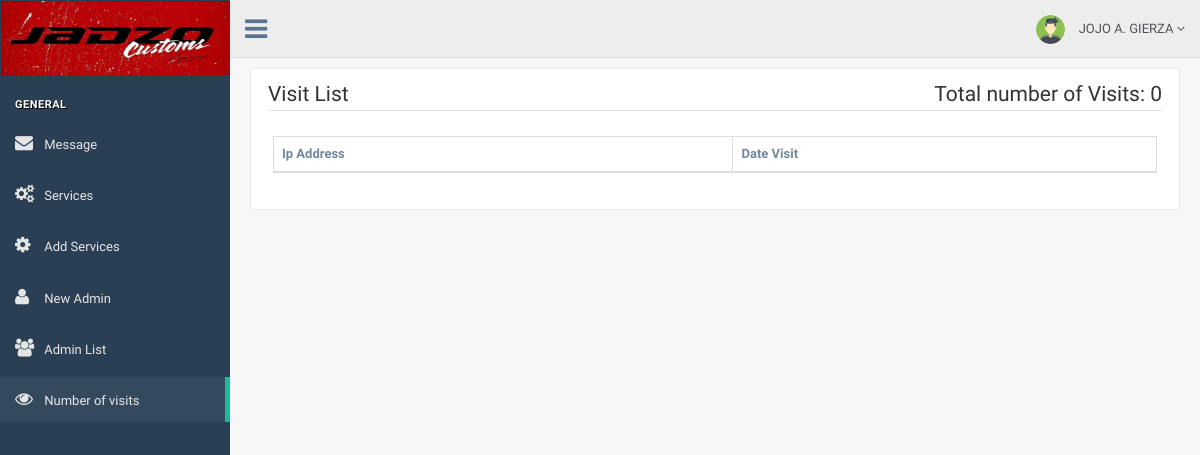
/pages/visits.php (signed in), run on an earlier commit of the app's database.
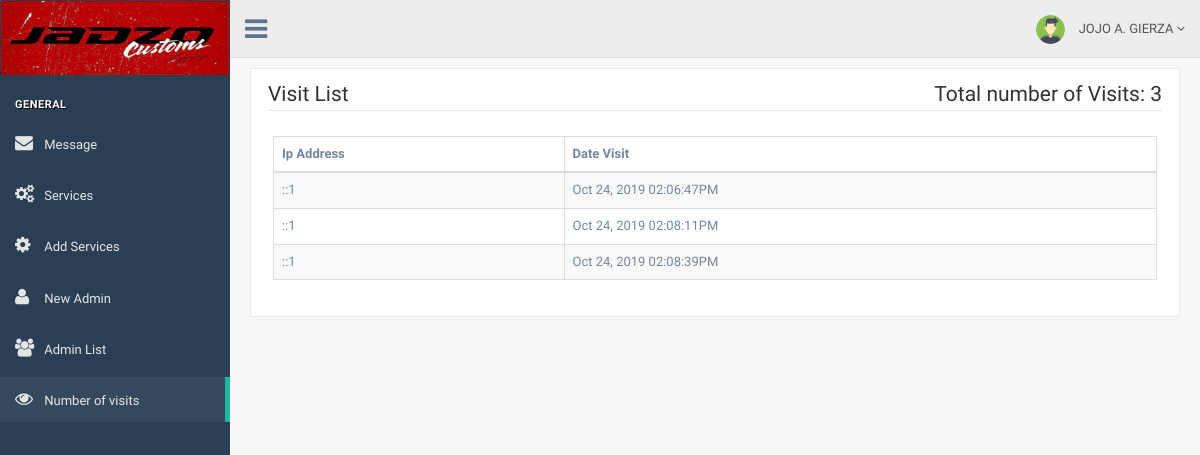
And on a later commit of the database.
### tables this page shows
CREATE TABLE IF NOT EXISTS `visits` (
  `id` int(11) NOT NULL AUTO_INCREMENT,
  `ip_address` varchar(32) NOT NULL,
  `date` varchar(32) NOT NULL,
  PRIMARY KEY (`id`)
);

### pages/links.php (called while the page is built)
<?php
$links = array(
    "Message" => "admin_messages.php",
    "Services" => "admin_services.php",
    "Add Services" => "admin_add_services.php",
    "New Admin" => "new_admin.php",
    "Admin List" => "admin_list.php",
    "Number of visits" => "visits.php"
);
$icons = array(
    "fa fa-envelope",
    "fa fa-gears",
    "fa fa-gear",
    "fa fa-user",
    "fa fa-group",
    "fa fa-eye",
);
?>

### pages/visits.php (the view, shortened to what this page needs)
<?php
include '../php/server.php';
$admin = mysqli_fetch_object(mysqli_query($conn, "SELECT * FROM admin_users WHERE id = '$_SESSION[id]'"));
?>
<!DOCTYPE html>
<html lang="en">
<head>
    <link href="../dep/vendors/bootstrap/dist/css/bootstrap.min.css" rel="stylesheet">
    <link href="../dep/vendors/font-awesome/css/font-awesome.min.css" rel="stylesheet">
    <link href="../dep/vendors/nprogress/nprogress.css" rel="stylesheet">
    <link href="../dep/vendors/malihu-custom-scrollbar-plugin/jquery.mCustomScrollbar.min.css" rel="stylesheet" />
    <link href="../dep/build/css/custom.min.css" rel="stylesheet">
    <link href="../dep/vendors/datatables.net-bs/css/dataTables.bootstrap.min.css" rel="stylesheet">
    <link href="../dep/vendors/datatables.net-buttons-bs/css/buttons.bootstrap.min.css" rel="stylesheet">
    <link href="../dep/vendors/datatables.net-responsive-bs/css/responsive.bootstrap.min.css" rel="stylesheet">
</head>
<body class="nav-md" style="background:none;">
    <div class="container body">
        <div class="main_container">
            <div class="col-md-3 left_col menu_fixed" style="transition:.5s">
                <div class="navbar nav_title" style="height:80px">
                    <a href="admin_messages.php" class="site_title" style="padding:0;height:80px">
                        <img src="../img/jadzo_logo.jpg" style="width:100%;"></a>
                </div>
                <br />
                <div id="sidebar-menu" class="main_menu_side hidden-print main_menu">
                    <div class="menu_section">
                        <h3>General</h3>
                        <ul class="nav side-menu">
                            <?php
                            require_once('links.php');
                            $counter = 0;
                            foreach ($links as $desc => $link) {
                                echo "
                                <li><a href='" . $link . "'><i class='" . $icons[$counter] . "'></i> " . $desc . " </a></li>
                                ";
                                $counter++;
                            }
                            ?>
                        </ul>
                    </div>
                </div>
            </div>
            <div class="top_nav ." style="transition:.5s">
                <div class="nav_menu">
                    <nav>
                        <div class="nav toggle">
                            <a id="menu_toggle"><i class="fa fa-bars"></i></a>
                        </div>
                        <ul class="nav navbar-nav navbar-right">
                            <li class="">
                                <a href="javascript:;" class="user-profile dropdown-toggle" data-toggle="dropdown" aria-expanded="false">
                                    <img src="../img/avatar.png" alt="">
                                    <?php echo "{$admin->fname} {$admin->mname[0]}. {$admin->lname}" ?>
                                    <span class=" fa fa-angle-down"></span>
                                </a>
                            </li>
                        </ul>
                    </nav>
                </div>
            </div>
            <div class="right_col" role="main" style="transition:.5s;">
                <div class="row">
                    <div class="col-md-12 col-sm-12 col-xs-12">
                        <div class="x_panel" style="overflow:hidden">
                            <span class="section">Visit List
                                <span style="float:right">Total number of Visits: <?php print_r(mysqli_num_rows(mysqli_query($conn, "SELECT * FROM visits"))) ?></span>
                            </span>
                            <div class="x_content">
                                <table id="datatable-buttons" class="table table-striped table-bordered" style="width:100%;">
                                    <thead>
                                        <tr class="headings">
                                            <th class="column-title">Ip Address</th>
                                            <th class="column-title">Date Visit</th>
                                        </tr>
                                    </thead>
                                    <tbody>
                                        <?php
                                        $sql = mysqli_query($conn, "SELECT * FROM visits");
                                        while ($row = mysqli_fetch_object($sql)) :
                                            ?>
                                            <tr>
                                                <td><?php echo $row->ip_address ?></td>
                                                <td><?php echo $row->date ?></td>
                                            </tr>
                                        <?php endwhile; ?>
                                    </tbody>
                                </table>
                            </div>
                        </div>
                    </div>
                </div>
            </div>
        </div>
    </div>
</body>
</html>

What changed in the data, as far as the page shows it:
added visits: ip_address "::1", date "Oct 24, 2019 02:06:47PM"
added visits: ip_address "::1", date "Oct 24, 2019 02:08:11PM"
added visits: ip_address "::1", date "Oct 24, 2019 02:08:39PM"
Also different on the page:
text no longer shown: "0"
text now shown: "3"
